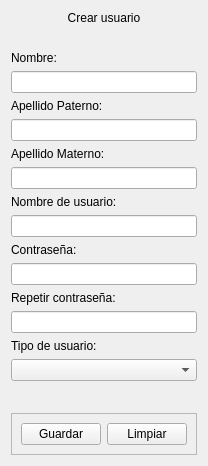
          <widget class="QWidget" name="scrollAreaWidgetContents_3">
           <property name="geometry">
            <rect>
             <x>0</x>
             <y>0</y>
             <width>194</width>
             <height>466</height>
            </rect>
           </property>
           <layout class="QVBoxLayout" name="verticalLayout_2">
            <item>
             <widget class="QLabel" name="label_create_user">
              <property name="text">
               <string>Crear usuario</string>
              </property>
              <property name="alignment">
               <set>Qt::AlignCenter</set>
              </property>
             </widget>
            </item>
            <item>
             <spacer name="horizontal_spacer_create_user">
              <property name="orientation">
               <enum>Qt::Horizontal</enum>
              </property>
              <property name="sizeHint" stdset="0">
               <size>
                <width>40</width>
                <height>20</height>
               </size>
              </property>
             </spacer>
            </item>
            <item>
             <widget class="QLabel" name="label_create_user_name">
              <property name="text">
               <string>Nombre:</string>
              </property>
              <property name="alignment">
               <set>Qt::AlignLeading|Qt::AlignLeft|Qt::AlignVCenter</set>
              </property>
             </widget>
            </item>
            <item>
             <widget class="QLineEdit" name="line_edit_create_user_name"/>
            </item>
            <item>
             <widget class="QLabel" name="label_create_user_paternal_surname">
              <property name="text">
               <string>Apellido Paterno:</string>
              </property>
             </widget>
            </item>
            <item>
             <widget class="QLineEdit" name="line_edit_create_user_paternal_surname"/>
            </item>
            <item>
             <widget class="QLabel" name="label_create_user_maternal_surname">
              <property name="text">
               <string>Apellido Materno:</string>
              </property>
             </widget>
            </item>
            <item>
             <widget class="QLineEdit" name="line_edit_create_user_maternal_surname"/>
            </item>
            <item>
             <widget class="QLabel" name="label_create_user_user_name">
              <property name="text">
               <string>Nombre de usuario:</string>
              </property>
             </widget>
            </item>
            <item>
             <widget class="QLineEdit" name="line_edit_create_user_user_name"/>
            </item>
            <item>
             <widget class="QLabel" name="label_create_user_password">
              <property name="text">
               <string>Contraseña:</string>
              </property>
             </widget>
            </item>
            <item>
             <widget class="QLineEdit" name="line_edit_create_user_password">
              <property name="echoMode">
               <enum>QLineEdit::Password</enum>
              </property>
             </widget>
            </item>
            <item>
             <widget class="QLabel" name="label_create_user_repeat_password">
              <property name="text">
               <string>Repetir contraseña:</string>
              </property>
             </widget>
            </item>
            <item>
             <widget class="QLineEdit" name="line_edit_create_user_repeat_password">
              <property name="echoMode">
               <enum>QLineEdit::Password</enum>
              </property>
             </widget>
            </item>
            <item>
             <widget class="QLabel" name="label_create_user_user_type">
              <property name="text">
               <string>Tipo de usuario:</string>
              </property>
             </widget>
            </item>
            <item>
             <widget class="QComboBox" name="combo_box_create_user_user_type"/>
            </item>
            <item>
             <spacer name="vertical_spacer_create_user">
              <property name="orientation">
               <enum>Qt::Vertical</enum>
              </property>
              <property name="sizeHint" stdset="0">
               <size>
                <width>20</width>
                <height>40</height>
               </size>
              </property>
             </spacer>
            </item>
            <item>
             <widget class="QFrame" name="frame_create_user_buttons">
              <property name="frameShape">
               <enum>QFrame::StyledPanel</enum>
              </property>
              <property name="frameShadow">
               <enum>QFrame::Raised</enum>
              </property>
              <layout class="QFormLayout" name="formLayout_2">
               <item row="0" column="0">
                <widget class="QPushButton" name="push_button_create_user_save_user">
                 <property name="text">
                  <string>Guardar</string>
                 </property>
                </widget>
               </item>
               <item row="0" column="1">
                <widget class="QPushButton" name="push_button_create_user_clean_user">
                 <property name="text">
                  <string>Limpiar</string>
                 </property>
                </widget>
               </item>
              </layout>
             </widget>
            </item>
           </layout>
          </widget>
